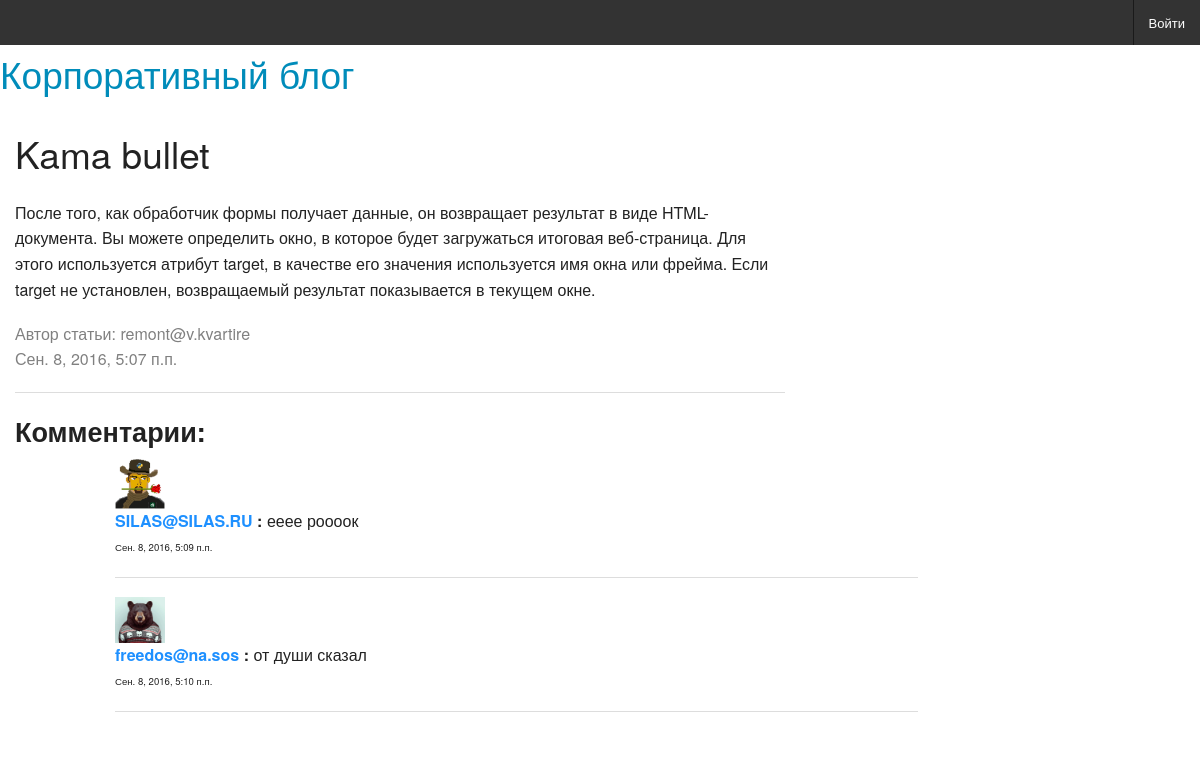
The page /articles/get/36/ on the database its author committed.
### article/models.py (models this page shows)
class Article(models.Model):
    class Meta():
        db_table = 'article'
    article_title = models.CharField(
        'Название статьи', max_length = 200)
    article_text = models.TextField('Текст статьи')
    article_date = models.DateTimeField(
        default=datetime.datetime.now)
    article_likes = models.IntegerField(default=0)
    article_author = models.ForeignKey(User, verbose_name='Автор')

class Comments(models.Model):
    class Meta():
        db_table = 'comments'
    avatar = models.ImageField('Аватар')
    comments_text = models.TextField(verbose_name="Комментарий")
    comments_article = models.ForeignKey(Article)
    comments_author = models.ForeignKey(User, verbose_name='Автор')
    comments_date = models.DateTimeField(
        default=datetime.datetime.now)

### users/models.py (models this page shows)
class User(AbstractUser):
    avatar = models.ImageField('Аватар', upload_to='avatars')
    phone = models.CharField('Телефон', max_length=20)
    skype = models.CharField('Skype', max_length=50)

### article/views.py (the view)
# urls.py: url(r'^', include('article.urls', namespace='article')),
def article(request, article_id=1):
    comment_form = CommentForm
    args = {}
    args.update(csrf(request))
    args['article'] = Article.objects.get(id=article_id)
    args['comments'] = Comments.objects.filter(
        comments_article_id=article_id)
    args['form'] = comment_form
    args['username'] = auth.get_user(request).username
    return render(request, 'article.html', args)

### article/templates/article.html (shortened to what this page needs)
{% extends 'main.html' %}
{% block article %}
<div class="medium-8 columns">
    <p><h2>{{ article.article_title }}</h2></p>
    <p>{{ article.article_text }}</p>
    <font color="#808080">Автор статьи: {{ article.article_author }}</font>
    <p><font color="#808080">{{ article.article_date }}</font></p>
    <hr>
<h3><b>Комментарии:</b></h3>
</div>
<div class="row" id="content">
    <div class="medium-10 columns">
    {% for comment in comments %}
        <img src="/media/{{ comment.avatar }}" width="50px">
        <br><b><font color="#1e90ff">{{ comment.comments_author }}</font> :  </b>{{ comment.comments_text }}<br>
        <small>{{ comment.comments_date }}</small>
        <hr>
    {% endfor %}
    </div>
</div>
{% endblock %}

### rows shown on the page
Article: article_title "Kama bullet", article_text "После того, как обработчик формы получает данные, он возвращает результат в виде HTML-документа. Вы можете определить окно, в которое будет загружаться итоговая веб-страница. Для этого используется атрибут target, в качестве его значения используется имя окна или фрейма. Если target не установлен, возвращаемый результат показывается в текущем окне.", article_author "remont@v.kvartire", article_date "Сен. 8, 2016, 5:07 п.п."
Comments: avatar (picture), comments_author "SILAS@SILAS.RU", comments_text "ееее роооок", comments_date "Сен. 8, 2016, 5:09 п.п."
Comments: avatar (picture), comments_author "freedos@na.sos", comments_text "от души сказал", comments_date "Сен. 8, 2016, 5:10 п.п."
